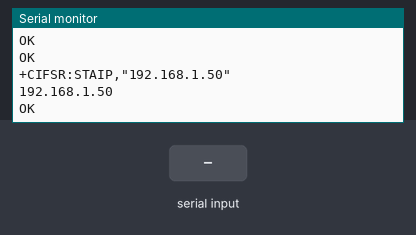
Recording of a sketch running on a simulated Arduino Uno, built with avr-gcc and run on an emulated ATmega328P. Shown: the last lines printed to the serial monitor. The test bench sets the inputs (shaded band). The modem accepts every AT command (registered, SIM ready, sends succeed) and sends nothing else.

Above: at 5.2 s.
5.3 s: "^" received over the second serial link
At 6.4 s:
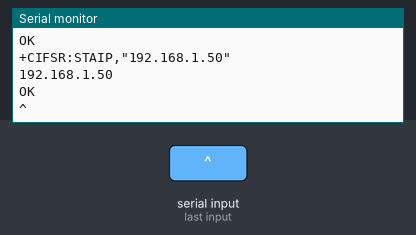
6.8 s: "1" received over the second serial link
At 7.5 s:
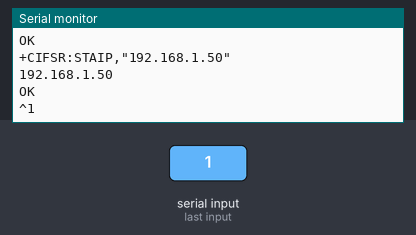

The sketch:

AutoTCP.ino
```cpp
#include <SoftwareSerial.h>
#include <ArduinoJson.h>

#define deviceID "dfjghlrfyuf"

//StaticJsonDocument<512> doc;
SoftwareSerial Serial_GSM(3, 2);

unsigned char buffer[64];
int count = 0;

long latitude;
long longitude;

void setup()
{
  Serial_GSM.begin(9600);
  Serial.begin(9600);
  //DynamicJsonDocument doc(1024);
  //delay(3000);
  while(!Serial || !Serial_GSM);
  //Serial.println("Serials begin");

  warmup_gsm();

}

void loop()
{
  while (Serial_GSM.available())
  {
    buffer[count++] = Serial_GSM.read();
    if (count == 64) break;
  }

  Serial.write(buffer, count);
  clear_buffer_array();
  count = 0;


  if (Serial.available())
  {
    byte b = Serial.read();

    if (b == '^') {

    }
    else
      Serial_GSM.write(b);
  }
}

void ShowSerialData()
{
  while (Serial_GSM.available() != 0)
    Serial.write(Serial_GSM.read());
}

void clear_buffer_array()
{
  for (int i = 0; i < count; i++)
  {
    buffer[i] = NULL;
  }
}

void warmup_gsm() {
  Serial_GSM.println("AT+CIPSHUT");
  delay(1000);
  ShowSerialData();

  Serial_GSM.println("AT+CSTT=\"MCINET\"");
  delay(1000);
  ShowSerialData();

  Serial_GSM.println("AT+CIICR");
  delay(1000);
  ShowSerialData();

  Serial_GSM.println("AT+CIFSR");
  delay(1000);
  ShowSerialData();
}

void connect_tcp() {
  Serial_GSM.println("AT+CIPSTART=\"TCP\",\"server.fanaplab.com\",5000");
  delay(3000);
  ShowSerialData();
}

void send_to_server() {
  //const int capacity = JSON_ARRAY_SIZE(2) + 4 * JSON_OBJECT_SIZE(2);
  StaticJsonDocument<256> doc;

  // Header
  JsonArray header = doc.createNestedArray("header");

  JsonObject header1 = header.createNestedObject();
  header1["key"] = "Server-Access-Token";
  header1["value"] = "YWRtaW5AZ21haWwuY29tTU1UUlI5Tk9nb2dxMFgxTFAyQm55NjZ0UU1mbXR6";
  header1["description"] = "توکن دسترسی به سرور - ضروری";
  header1["type"] = "text";

  // Body
  JsonArray body = doc.createNestedArray("body");

  JsonObject body1 = body.createNestedObject();
  body1["key"] = "code";
  body1["value"] = deviceID;
  body1["description"] = "شناسه اتوبوس - الزامی - از نوع استرینگ";
  body1["type"] = "text";

  JsonObject body2 = body.createNestedObject();
  body2["key"] = "lat";
  body2["value"] = latitude;
  body2["description"] = "طول جغرافیایی - الزامی - از نوع استرینگ";
  body2["type"] = "text";

  JsonObject body3 = body.createNestedObject();
  body3["key"] = "long";
  body3["value"] = longitude;
  body3["description"] = "عرض جغرافیایی - الزامی - از نوع استرینگ";
  body3["type"] = "text";

  //serializeJson(doc, Serial);
  String sendtoserver;
  serializeJsonPretty(doc, Serial_GSM);
  //delay(4000);


  ShowSerialData();

  Serial_GSM.write(0x1a);
}
```

Measured:
- after the input at 5.3 s, the serial monitor: prints a new line at once (image 1)
- after the input at 6.8 s, the serial monitor: prints a new line at once (image 2)
